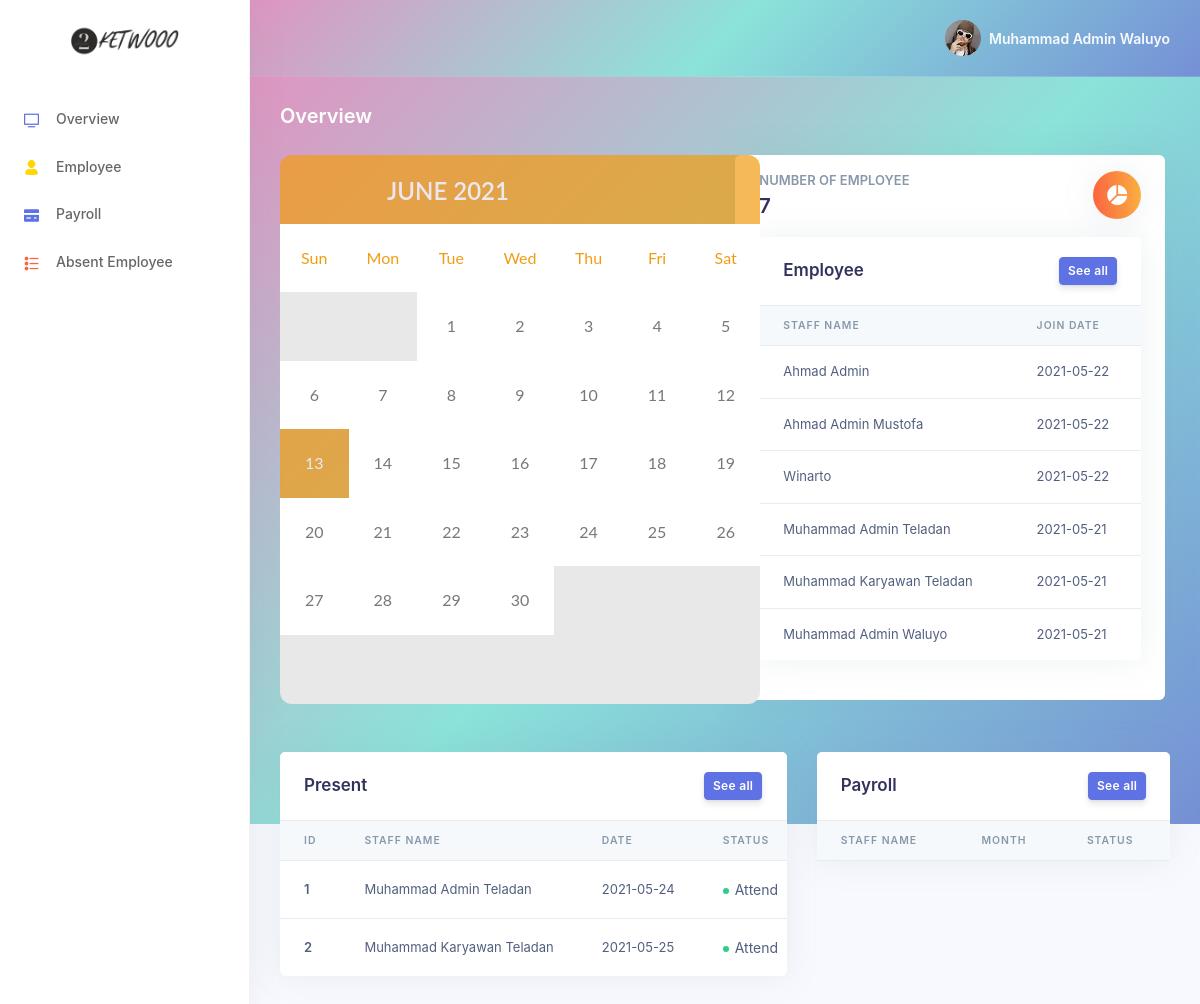
The page /index.php (signed in) on the database as committed earlier.
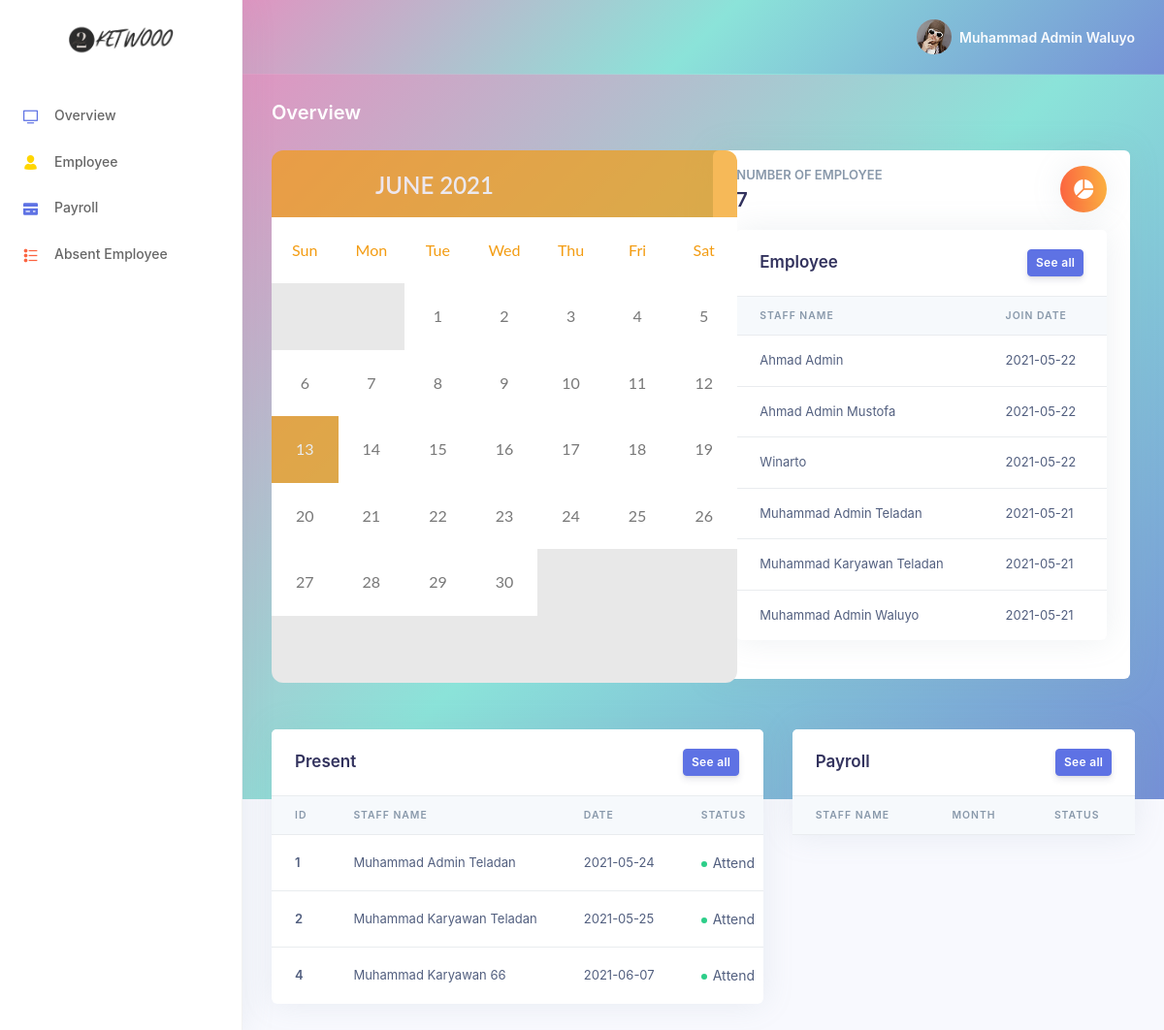
The same page on the database as committed later.
### tables this page shows
CREATE TABLE `user` (
  `id_user` int(16) NOT NULL,
  `nama_user` varchar(64) NOT NULL,
  `email_user` varchar(64) NOT NULL,
  `password_user` varchar(64) NOT NULL,
  `level_user` enum('karyawan','admin','super_admin') NOT NULL,
  `jabatan` varchar(32) DEFAULT NULL,
  `join_date` date NOT NULL,
  `alamat_user` varchar(64) DEFAULT NULL,
  `nohp` varchar(16) DEFAULT NULL
);

CREATE TABLE `attendance` (
  `id_attendance` int(16) NOT NULL,
  `id_user` int(16) NOT NULL,
  `attendance_date` varchar(16) DEFAULT NULL,
  `attendance_status` tinyint(1) DEFAULT 0
);

### index.php (the view, shortened to what the changed rows need)
<?php
include("system/connection.php");
?>
<!DOCTYPE html>
<html>
<head>
    <link rel='stylesheet prefetch' href='http://netdna.bootstrapcdn.com/font-awesome/3.2.1/css/font-awesome.css'>
    <link rel="stylesheet" href="asset/library/vendor/nucleo/css/nucleo.css" type="text/css">
    <link rel="stylesheet" href="asset/library/vendor/@fortawesome/fontawesome-free/css/all.min.css" type="text/css">
    <link rel="stylesheet" href="asset/library/sweetalert/dist/sweetalert2.min.css">
    <link rel="stylesheet" href="asset/library/css/argon.css" type="text/css">
    <link rel="stylesheet" href="asset/styles.css">
</head>
<body onload="getData(<?= $_SESSION['id_user'] ?>)">
  <div class="main-content" id="panel">
    <?php
    if (!isset($_GET["page"])) {
        if ($_SESSION['level_user'] == 'super_admin' || $_SESSION['level_user'] == 'admin'){
            include("overview.php");
        }elseif($_SESSION['level_user'] == 'karyawan'){
            include("attendance.php");
        }
    } else {
        include($_GET["page"] . ".php");
    }
    ?>
  </div>
</body>
</html>

### overview.php (shortened to what the changed rows need)
<?php
  include("system/connection.php");
  $selectattendance = mysqli_query($connection,"SELECT * FROM attendance INNER JOIN user ON attendance.id_user = user.id_user WHERE attendance_status = 1 LIMIT 3");
  $selectuser = mysqli_query($connection, "SELECT * FROM user ORDER BY join_date DESC LIMIT 6");
?>
<div class="header gradient-bg pb-6">
  <div class="container-fluid">
    <div class="header-body">
      <div class="row">
        <div class="col-md-5 mb-5">
          <div>
            <div id="calendar">
              <div id="calendar_header">
                <h1></h1>
              </div>
            </div>
          </div>
        </div>
        <div class="col-xl-6 col-md-6 ml-6">
          <div class="card card-stats">
            <div class="card-body">
                  <?php
                    $countuser = mysqli_query($connection, "SELECT * FROM user");
                  ?>
              <div class="mt-3 mb-0">
                <div class="col-xl-15">
                  <div class="card mb-4">
                    <div class="table-responsive">
                      <table class="table align-items-center table-flush">
                          <thead class="thead-light">
                              <tr>
                                  <th scope="col">Staff Name</th>
                                  <th scope="col">join date</th>
                              </tr>
                          </thead>
                          <tbody>
                            <?php
                              foreach($selectuser as $data){
                            ?>
                            <tr>
                                <td>
                                    <?= $data['nama_user'] ?>
                                </td>
                                <td>
                                    <?= $data['join_date'] ?>
                                </td>
                            </tr>
                            <?php } ?>
                          </tbody>
                      </table>
                    </div>
                  </div>
                </div>
              </div>
            </div>
          </div>
        </div>
      </div>
    </div>
  </div>
</div>
<div class="container-fluid mt--6">
  <div class="row">
    <div class="col-xl-7">
      <div class="card">
        <div class="table-responsive">
          <table class="table align-items-center table-flush">
          <thead class="thead-light">
            <tr>
              <th scope="col">ID</th>
              <th scope="col">Staff Name</th>
              <th scope="col">Date</th>
              <th scope="col">Status</th>
            </tr>
          </thead>
            <tbody>
              <?php foreach($selectattendance as $data){ ?>
                <tr>
                <th scope="row">
                      <?= $data['id_user'] ?>
                  </th>
                  <td>
                      <?= $data['nama_user'] ?>
                  </td>
                  <td>
                      <?= $data['attendance_date'] ?>
                  </td>
                  <td>
                  <?php
                    if($data['attendance_status'] == 1){
                      echo '<span class="badge badge-dot mr--4">
                      <i class="bg-success"></i>Attend
                      </span>';
                      }else{
                      echo '<span class="badge badge-dot mr--4">
                      <i class="bg-danger"></i>Not Attend
                      </span>';
                    } ?>
                  </td>
                </tr>
              <?php } ?>
            </tbody>
          </table>
        </div>
      </div>
    </div>
    <div class="col-xl-5">
      <div class="card">
        <div class="table-responsive">
          <table class="table align-items-center table-flush">
            <thead class="thead-light">
              <tr>
                <th scope="col">STAFF NAME</th>
                <th scope="col">MONTH</th>
                <th scope="col">STATUS</th>
              </tr>
            </thead>
          </table>
        </div>
      </div>
    </div>
  </div>
</div>

Rows that differ between the two databases and show on the page:
added attendance: id_user.id_user "4", id_user.nama_user "Muhammad Karyawan 66", attendance_date "2021-06-07", attendance_status 1 (drawn)
